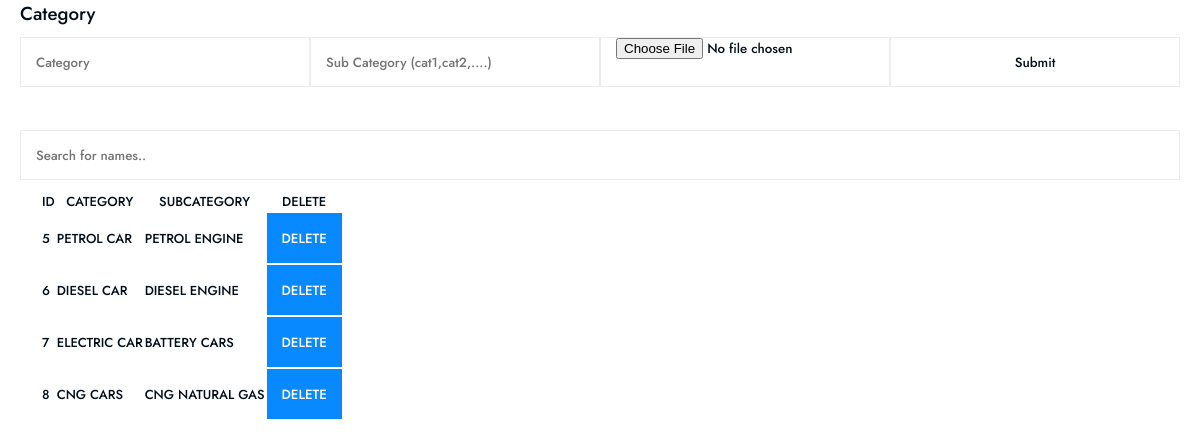
The page /add_cat.php on the database its author committed.
### tables this page shows
CREATE TABLE `cat` (
  `id` int(11) NOT NULL,
  `logo` varchar(200) NOT NULL,
  `cat` varchar(200) NOT NULL,
  `subcat` varchar(200) NOT NULL
);

### add_cat.php (the view, shortened to what this page needs)
<?php require "../config.php";
?>
<!DOCTYPE html>
<html>
   <head>
      <?php require "inc/head.php";?>
   </head>
   <body>
      <div class="flex_">
         <div class="right">
          <div class="padding">
              <h3 class="page-title">Category</h3>
            <form action="submit.php" method="post" enctype="multipart/form-data" class="form-group" style="display: flex;">
        <input type="text" id="text1" name="text1" required class="form-control" placeholder="Category">
        <input type="text" id="text2" name="text2" required class="form-control" placeholder="Sub Category (cat1,cat2,....)">
            <input type="file" id="image" name="image" accept="image/*" required class="form-control">
        <input type="submit" value="Submit" class="btn btn-success">
    </form>
<br>
<input type="text" id="myInput" onkeyup="myFunction()" placeholder="Search for names.." class="form-control">
<table class="table table-striped padding" id="tab">
    <thead>
        <tr>
            <th>ID</th>
            <th>Category</th><th>Subcategory</th><th>Delete</th>
        </tr>
    </thead>
    <tbody>
        <?php
        $sql="SELECT * FROM cat";
        $result = $conn->query($sql);
        if ($result->num_rows > 0) {
            while ($row = $result->fetch_assoc()) {
                $id = $row['id'];
                $cat = $row['cat'];
                $sub = $row['subcat'];
                echo "
                    <tr>
                        <td>" . $id . "</td>
                        <td>" . $cat . "</td>
                        <td>" . $sub . "</td>
                        <td><button class='btn btn-danger delete_cat' title='".$id."'>Delete</button></td>
                    </tr>
                ";
            }
        } else {
            echo "<tr><td colspan='9'>0 results</td></tr>";
        }
        ?>
    </tbody>
</table>
            </div>
         </div>
      </div>
   </body>
</html>

### assets/css/style.css (style rules this page uses)
:root { --p: #0989ff; --pl: #0989ff0a; --h: #0870d0; --l: #999; --s: #d5d8db; --s: #ececec; --green: #43a047; --red: #c62828; --yellow: #ffa000; --bold: 500; --normal: 500; --f1: 'Fira Sans'; --f2: 'Fira Sans'; --f1: 'Jost'; --f2: 'Jost'; }
* { margin: 0; padding: 0; box-sizing: border-box; color: #010f1c; font-family: var(--f1); font-weight: var(--normal); }
html { scroll-behavior: smooth; }
body { background-color: #fafcff; background-color: #f8f8f8; background-color: #fff; }
h1, h2, h3, h4, h5, h6 { color: #010f1c !important; font-family: var(--f2); font-weight: var(--bold); ; }
.flex_ { display: flex; }
input, select, textarea { height: 50px; padding: 0 15px; width: 100%; border: 0; background: #fff; outline: 0; transition: .1s ease-in; border-radius: 0px; border: 1px solid var(--s); margin-top: 10px; margin-bottom: 10px; }
button { text-transform: uppercase; width: 100%; height: 50px; padding: 0 15px; border: 0; outline: 0; cursor: pointer; background: var(--p); color: #fff; font-weight: var(--bold); ; transition: .3s ease; border-radius: 0px; position: relative; overflow: hidden; }
.my_login_relative>.left, .right { flex: 1; width: 100%; justify-content: center; }
.padding { padding: 0 20px; }
.p-specs table th,td,tr { font-size: 13px; text-transform: uppercase; }

### rows shown on the page
cat: id "5", cat "PETROL CAR", subcat "PETROL ENGINE"
cat: id "6", cat "DIESEL CAR", subcat "DIESEL ENGINE"
cat: id "7", cat "ELECTRIC CAR", subcat "BATTERY CARS"
cat: id "8", cat "CNG CARS", subcat "CNG NATURAL GAS"
